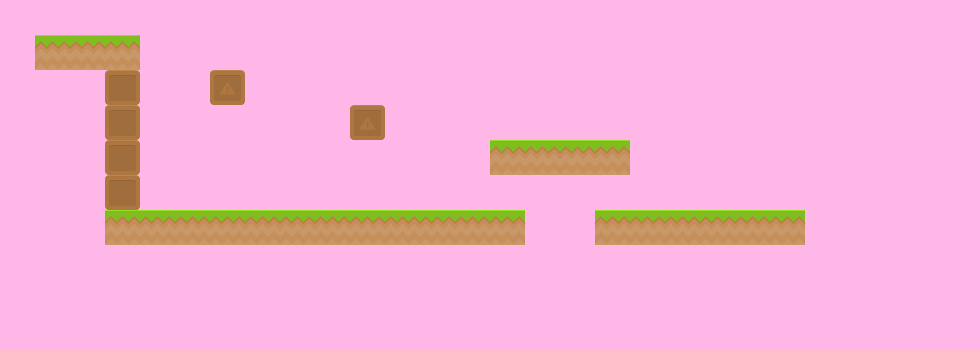

Tiled map render using the project's own tile images. Description and the map definition, with tile-layer contents summarised, below:
An orthogonal 28x10 tile map with 35x35 px tiles, 2 tile layers (background_layer, collision_layer) and 5 objects (3x enemy, goal, player).

<map version="1.0" orientation="orthogonal" renderorder="right-down" width="28" height="10" tilewidth="35" tileheight="35" nextobjectid="6">
 <tileset firstgid="1" name="tiles_spritesheet" tilewidth="35" tileheight="35" spacing="1" tilecount="156">
  <image source="../images/tiles_spritesheet.png" width="457" height="468" />
 </tileset>
 <layer name="background_layer" width="28" height="10">
  <data>[280 cells, 280 non-empty, 1 distinct tile ids]</data>
 </layer>
 <layer name="collision_layer" width="28" height="10">
  <data>[280 cells, 31 non-empty, 3 distinct tile ids]</data>
 </layer>
 <objectgroup name="object_layer">
  <object id="1" type="enemy" gid="146" x="539" y="138" width="35" height="35">
   <properties>
    <property name="velocity" value="100" />
   </properties>
  </object>
  <object id="2" type="goal" gid="148" x="760" y="211" width="35" height="35">
   <properties>
    <property name="next_level" value="level2" />
   </properties>
  </object>
  <object id="3" type="player" gid="147" x="45" y="35" width="35" height="35" />
  <object id="4" type="enemy" gid="146" x="302.5" y="207.5" width="35" height="35">
   <properties>
    <property name="velocity" value="100" />
   </properties>
  </object>
  <object id="5" type="enemy" gid="146" x="640.5" y="209.5" width="35" height="35">
   <properties>
    <property name="velocity" value="100" />
   </properties>
  </object>
 </objectgroup>
</map>
